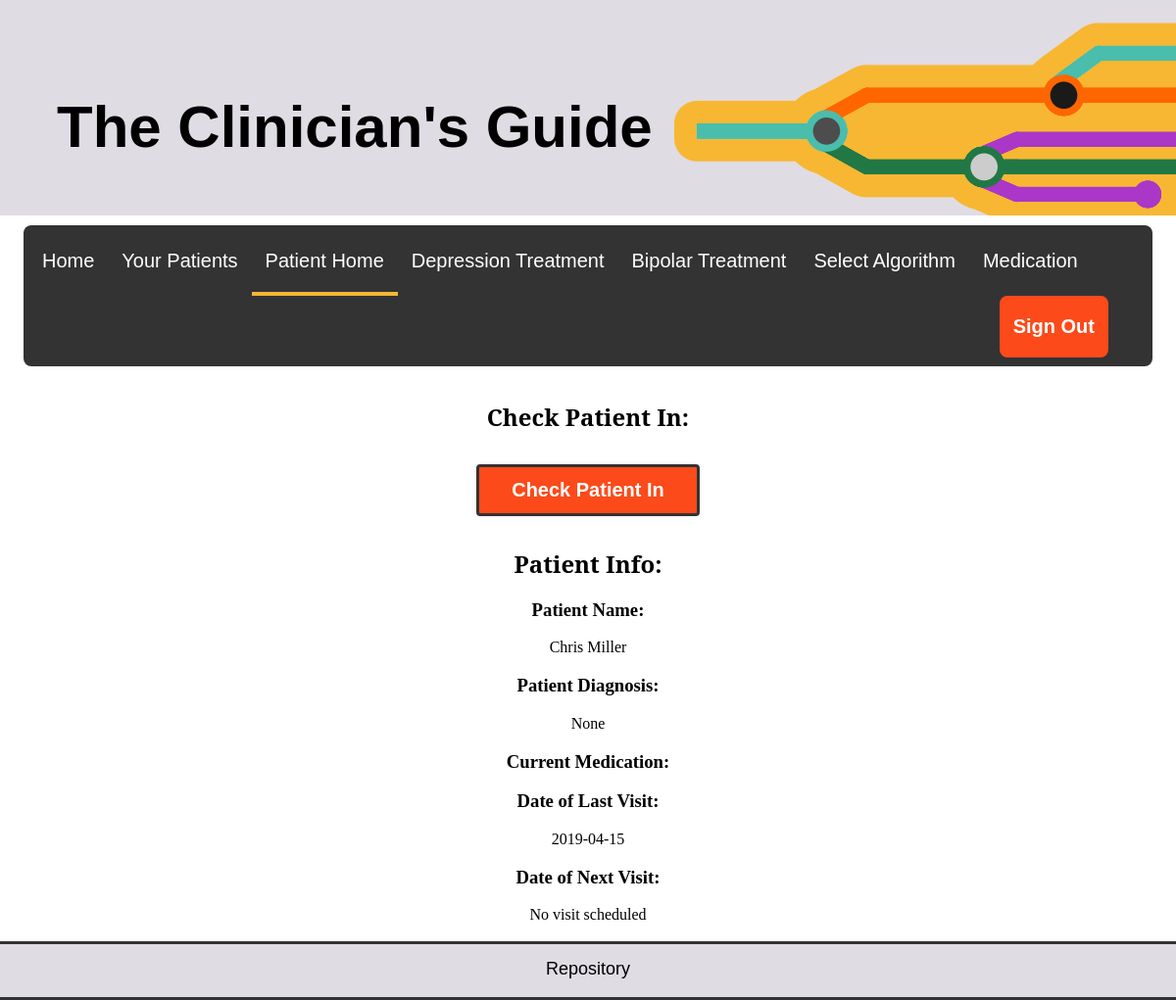
Page /webpages/patientHome.php?id=2 (signed in) on the committed database.
### tables this page shows
CREATE TABLE IF NOT EXISTS `PatientInformation` (
  `PatientID` int(11) NOT NULL AUTO_INCREMENT,
  `FirstName` varchar(30) NOT NULL,
  `Surname` varchar(30) NOT NULL,
  `Diagnosis` varchar(45) NOT NULL,
  `MedicationID` int(11) DEFAULT NULL,
  `CurrentDose` varchar(15) DEFAULT NULL,
  `LastVisit` date DEFAULT NULL,
  `NextVisit` datetime DEFAULT NULL,
  `DoctorID` int(11) DEFAULT NULL,
  `depTreatment` int(11) DEFAULT NULL,
  `bipolarDTreatment` int(11) DEFAULT NULL,
  `bipolarMTreatment` int(11) DEFAULT NULL,
  `depPrevTreatment` int(11) DEFAULT NULL,
  `bipolarDPrevTreatment` int(11) DEFAULT NULL,
  `bipolarMPrevTreatment` int(11) DEFAULT NULL,
  PRIMARY KEY (`PatientID`),
  UNIQUE KEY `PatientID_UNIQUE` (`PatientID`),
  KEY `DoctorID_idx` (`DoctorID`)
);

### webpages/patientHome.php (the view, shortened to what this page needs)
<?php
include('php/scheduleVisit.php');
$patients = $db->prepare( "SELECT * FROM `PatientInformation` WHERE PatientID = :pat_ID");
$patients->bindParam(":pat_ID", $_GET['id']);
$patients->execute();
$patientInfo = $patients->fetch();
?>
<html>
<head>
    <link rel="stylesheet" href="css/global.css" type="text/css">
    <link rel="stylesheet" href="css/indexHome.css" type="text/css">
</head>
<body>
<?php include('css/header.php');
include "css/selectedPatientNav.php"?>
    <div class="content" style="text-align: center">
        <h2>
            Check Patient In:
        </h2>
        <form method="post">
            <input class="checkIn" type = "submit" name="Schedule" value = " Check Patient In "/>
        </form>
        <h2 >
            Patient Info:
        </h2>
        <h3>
            Patient Name:
        </h3>
            <?php echo $patientInfo['FirstName']." ".$patientInfo['Surname']; ?>
        <h3>
            Patient Diagnosis:
        </h3>
        <?php echo $patientInfo['Diagnosis']; ?>
        <h3>
            Current Medication:
        </h3>
        <h3>
            Date of Last Visit:
        </h3>
        <?php
            if($patientInfo['LastVisit']==""){
                echo "First Visit!"."<br>"." (Make sure to check this patient in)";
            }else{echo $patientInfo['LastVisit'];}
        ?>
        <h3>
        Date of Next Visit:
        </h3>
        <?php
        if($patientInfo['NextVisit']<date("Y-m-d")){
            echo "No visit scheduled";
        }else{echo $patientInfo['NextVisit'];} ?>
        <br><br/>
    </div>
</body>
<div class="footer">
    <a href="https://github.com/RMertz/the_clinic.git">Repository</a>
</div>
</html>

### webpages/css/global.css (style rules this page uses)
html, body { height: 100vh; margin: 0px; }
body { display: flex; flex-direction: column; justify-content: flex-start; float: middle; background-color: #ffffff; max-width: 100%; min-height: 100vh; }
h2 { font-family: "Serif"; text-align: center; }
a { color: #000000; text-decoration: none; font-size: 18px; padding: 10px; font-family: sans-serif; }
.content { flex: 1 0 auto; }
.footer { padding: 15px; text-align: center; background: #dfdce3; margin-top: auto; margin-bottom: 35px; border-top: 3px solid #333; border-bottom: 3px solid #333; flex-shrink: 0; flex-basis: 3%; }
input[type=submit] { border-radius: 4px; padding: 12px 28px; font-size: 14px; color: white; background-color: #fc4a1a; border: 3px solid #333; font-size: 1.25em; font-weight: bold; float: left; margin: 12px; }
input[type=submit].checkIn { border-radius: 4px; padding: 12px 28px; font-size: 14px; color: white; background-color: #fc4a1a; border: 3px solid #333; font-size: 1.25em; font-weight: bold; float: none; margin-left: auto; margin-right: auto; }
.checkIn { float: center; color: gray; }

### rows in the picture
patientinformation: FirstName "Chris", Surname "Miller", Diagnosis "None", LastVisit "2019-04-15"
